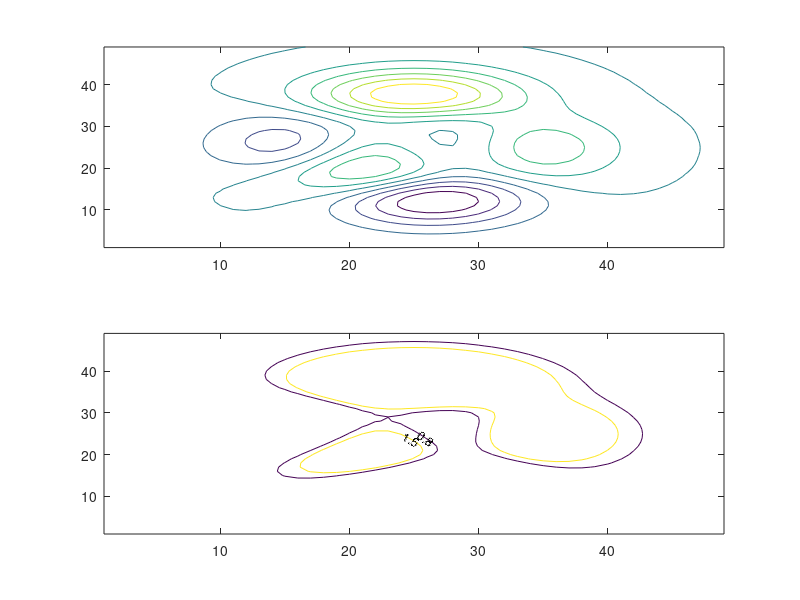

Here is the MATLAB script that generated this plot:
z=peaks;
figure;
subplot(2,1,1);contour(z)
subplot(2,1,2);[c,h]=contour(z,[0.8 1.5]);
labels=clabel(c,h,'LabelSpacing',500,'FontSize',9);
drawnow
labelValues=arrayfun(@(t)str2double(get(t,'String')),labels);
for level=[0.8 1.5]
    ids=find(abs(labelValues-level)<1e-10);
    if numel(ids)>1
        rightmost=-Inf;
        keep=ids(1);
        for j=ids(:)'
            position=get(labels(j),'Position');
            if position(1)>rightmost
                rightmost=position(1);
                keep=j;
            end
        end
        delete(labels(ids(ids~=keep)))
    end
end
